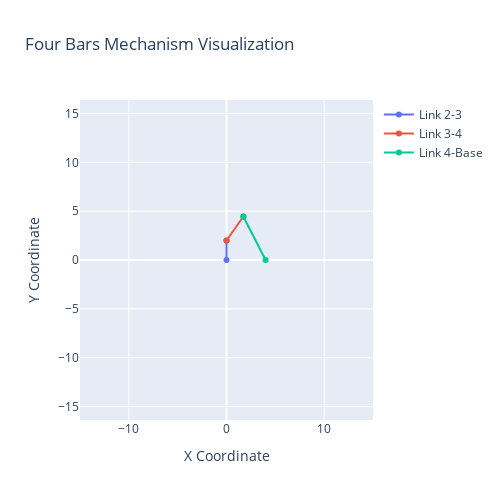

This figure's notebook cell:
### Code cell
solution_json_converted = convert_floats(solution_json)
plot_mechanism_updated_json(solution_json_converted, Separation)

### Figure 1 — Plotly figure (JSON) as saved in the notebook; plotly's stock layout.template omitted (floating-point values rounded to 4 significant figures)
{"data": [{"mode": "lines+markers", "name": "Link 2-3", "type": "scatter", "x": [0, 1.225e-16], "y": [0, 2]}, {"mode": "lines+markers", "name": "Link 3-4", "type": "scatter", "x": [1.225e-16, 1.727], "y": [2, 4.453]}, {"mode": "lines+markers", "name": "Link 4-Base", "type": "scatter", "x": [1.727, 4], "y": [4.453, 0]}], "layout": {"autosize": false, "height": 500, "showlegend": true, "title": {"text": "Four Bars Mechanism Visualization"}, "width": 500, "xaxis": {"range": [-15, 15], "scaleanchor": "y", "scaleratio": 1, "title": {"text": "X Coordinate"}}, "yaxis": {"range": [-15, 15], "scaleanchor": "x", "scaleratio": 1, "title": {"text": "Y Coordinate"}}}}
